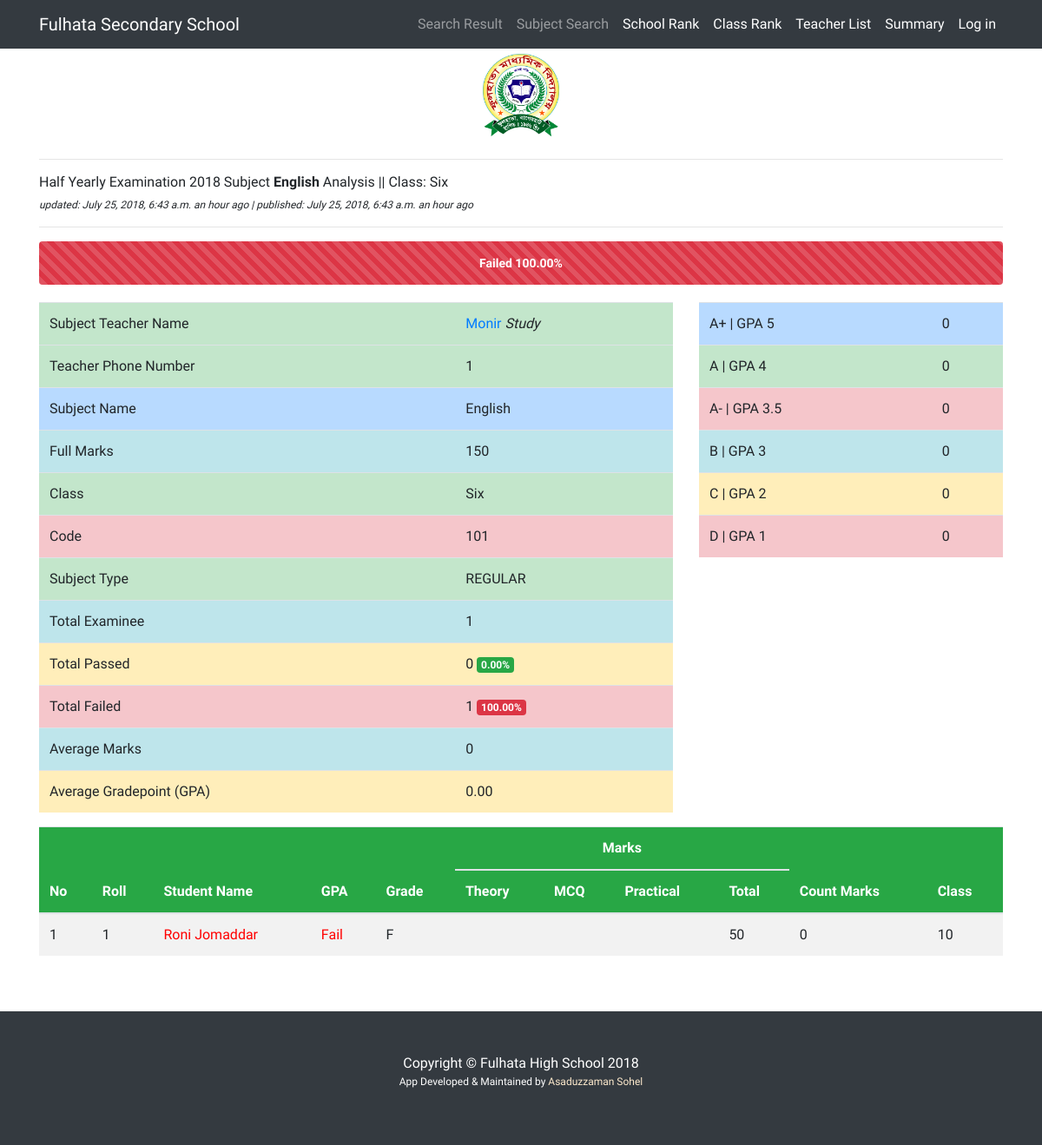
The page /results/4/subject-detail.php/ on the database its author committed.
### results/models.py (models this page shows, shortened)
class StdCommon(models.Model):
    pub_date = models.DateTimeField(auto_now_add=True)
    update_date = models.DateTimeField(auto_now=True)
    class Meta:
        abstract = True

class StdSubject(StdCommon):
    subject_name = models.CharField('Subject Name', max_length=100)
    teacher=models.ForeignKey(SubjectTecher, on_delete=models.CASCADE, related_name='teacher')
    subject_group = models.CharField(
        'Subject Group', choices=STD_GROUP, default='G', max_length=10)
    subject_code=models.CharField('Subject Code', max_length=10)
    subjet_class = models.CharField(
        'Subject Class', max_length=2, choices=STD_CLASS, default='6')
    subject_type = models.CharField(
        'Subject Type', max_length=1, default=REGULAR, choices=SUBJECT_TYPE_CHOICE)
    subject_full_marks = models.DecimalField(
        'Full Marks', max_digits=5, decimal_places=2, default=100,blank=True, null=True)
    subject_theory_full_marks = models.FloatField('Theory Marks', blank=True, null=True)
    subject_mcq_full_marks = models.FloatField('MCQ', blank=True, null=True)
    subject_practical_marks = models.FloatField('Practical', blank=True, null=True)
    subject_total_marks = models.FloatField('Total Marks', blank=True, null=True, help_text='Plz dont input any number')
    '''
        Bangla and English first 2nd part marks added
    '''
    first_part_name = models.CharField('First Subject Name', max_length=100, blank=True, null=True)
    first_part_theory_full_marks = models.FloatField('First Part Theory Marks', blank=True, null=True)
    first_part_mcq_full_marks = models.FloatField('First Part MCQ Marks', blank=True, null=True)
    second_part_name = models.CharField('Second Subject Name', max_length=100, blank=True, null=True)
    second_part_theory_full_marks = models.FloatField('First Part Theory Marks', blank=True, null=True)
    second_part_mcq_full_marks = models.FloatField('Second MCQ Marks', blank=True, null=True)
    first_second_full_marks = models.FloatField('1st and 2nd Part Total marks', blank=True, null=True)
    subject_form_searh_name=models.CharField('Subject Search Form name', max_length=500, blank=True, null=True)
    class Meta:
        verbose_name = ("Subject")
        verbose_name_plural = ("Subject")
        ordering = ['subject_code']

class SubjectTecher(StdCommon):
    teacher_name=models.CharField('Teacher Name', max_length=100)
    teach_phone_number=models.IntegerField('Mobile Number')
    teach_major_subject=models.CharField('Subject Name: ', max_length=100)

class Marks(StdCommon):
    std_name = models.ForeignKey(
        StudentInfo, on_delete=models.CASCADE)
    subject_name = models.ForeignKey(StdSubject, on_delete=models.CASCADE)
    subject_theory=models.FloatField('Theory', blank=True, null=True)
    subject_mcq = models.FloatField('MCQ', blank=True, null=True)
    subject_practical=models.FloatField('Practical', blank=True, null=True)
    first_part_theory = models.FloatField('1st Theory', blank=True, null=True)
    first_part_mcq = models.FloatField('1st MCQ', blank=True, null=True)
    second_part_theory = models.FloatField('2nd Theory', blank=True, null=True)
    second_part_mcq = models.FloatField('2nd MCQ', blank=True, null=True)
    subject_total_marks = models.FloatField('Total Marks', blank=True, null=True)
    subject_gpa_sub = models.CharField('Subject GPA Sub', max_length=5, blank=True, null=True, help_text="Please keep blank")
    subject_marks = models.DecimalField(
        max_digits=5, decimal_places=2, help_text='Please give proper number', blank=True, null=True)
    subject_gradepoint = models.DecimalField(
        'Grade Point', max_digits=3, decimal_places=1, blank=True, null=True, help_text="Please keep blank")
    subject_gpa = models.CharField('Subject GPA', max_length=5, blank=True, null=True, help_text="Please keep blank")
    '''
    def __str__(self):
        return self.std_name.std_name+' Class: '+str(self.std_name.std_class)+' Roll: '+str(self.std_name.std_roll) +' ' + self.subject_name.subject_name +' '+str(self.subject_marks)
    '''
    def __str__(self):
        x ='%.f' % self.subject_marks
        return x+' - '+self.subject_name.subject_name
    class Meta:
        verbose_name = ("Mark Details")
        verbose_name_plural = ("Result Sheet Details")
        ordering = ['subject_name']

class StudentInfo(StdCommon):
    std_name = models.CharField('Student Name',max_length=100, help_text='Type only student Full Name like as Nazmul Islam or Nazrul Islam', blank=True, null=True)
    std_class = models.CharField('Student Class',max_length=2, choices=STD_CLASS, default=10, help_text='Select a class')
    std_roll = models.IntegerField('Roll Number',help_text='Type Student Roll Number (Only Number)')
    std_group=models.CharField('Group', choices=STD_GROUP, max_length=1, default='G')
    std_gender=models.CharField('Gender', max_length=10, choices=STD_GENDER, default='MALE')
    std_total_marks = models.FloatField('Total Marks', default=0, blank=True, null=True)
    std_gpa = models.CharField('GPA', max_length=50,default='F', blank=True, null=True)
    std_grade_point_total_sum=models.FloatField('Total Avg Number per Subject', blank=True, null=True) # toal grade point sum
    std_grade_point_total_subject_avg = models.FloatField(
        'Total GPA', blank=True, null=True) #avg gradepoint
    std_fail_subject=models.IntegerField('Fail Subject', blank=True, null=True)
    school_rank=models.IntegerField('Student Rank in School',default=0, blank=True, null=True)
    class_rank = models.IntegerField(
        'Student Rank in Class', default=0, blank=True, null=True)
    def __str__(self):
        return self.std_name
    class Meta:
            verbose_name = ("Student Detail")
            verbose_name_plural = ("Student Detail's")
            ordering = ['std_roll']

### results/views.py (the view)
# urls.py: re_path(r'^(?P<pk>\d+)/subject-detail.php/$', SubjectDetailView.as_view(), name='subject_details'),
class SubjectDetailView(DetailView):
    model=StdSubject
    template_name = 'results/subject_details.html'
    paginate_by = 10
    def get_context_data(self, **kwargs):
        context = super(SubjectDetailView, self).get_context_data(**kwargs)
        subject_id = self.kwargs['pk']
        sub_object=StdSubject.objects.get(pk=subject_id)
        context['sub_std'] = sub_object.marks_set.all().order_by(
            '-subject_gradepoint', '-subject_marks')
        try:
            context['sub_teacher'] = sub_object.marks_set.all().order_by(
                '-subject_gradepoint')
            context['sub_std_count'] = sub_object.marks_set.all().order_by(
                '-subject_gradepoint').count()
            context['sub_std_pass'] = sub_object.marks_set.filter(
                subject_gradepoint__gte=1).order_by('-subject_gradepoint').count()
            sub_std_count = sub_object.marks_set.all().order_by(
                '-subject_gradepoint').count()
            sub_std_pass = (sub_object.marks_set.filter(
                subject_gradepoint__gte=1).order_by('-subject_gradepoint').count())
            context['pass_percent'] = (sub_std_pass/sub_std_count)*100
            context['fail_percent'] = (
                (sub_std_count-sub_std_pass)/sub_std_count)*100
            context['sub_std_fail'] = sub_object.marks_set.filter(
                subject_gradepoint__lte=0).order_by('-subject_gradepoint').count()
            context['sub_std_aplus'] = sub_object.marks_set.filter(
                subject_gradepoint__gte=5).order_by('-subject_gradepoint').count()
            context['sub_std_a'] = sub_object.marks_set.filter(
                subject_gradepoint__gte=4, subject_gradepoint__lt=5).order_by('-subject_gradepoint').count()
            context['sub_std_aminus'] = sub_object.marks_set.filter(
                subject_gradepoint__gte=3.5, subject_gradepoint__lt=4).order_by('-subject_gradepoint').count()
            context['sub_std_b'] = sub_object.marks_set.filter(
                subject_gradepoint__gte=3, subject_gradepoint__lt=3.5).order_by('-subject_gradepoint').count()
            context['sub_std_c'] = sub_object.marks_set.filter(
                subject_gradepoint__gte=2, subject_gradepoint__lt=3).order_by('-subject_gradepoint').count()
            context['sub_std_d'] = sub_object.marks_set.filter(
                subject_gradepoint__gte=1, subject_gradepoint__lt=2).order_by('-subject_gradepoint').count()
            context['sub_avg_marks'] = sub_object.marks_set.all().aggregate(
                sp=Avg('subject_marks')).get('sp', '0')
            context['sub_avg_gradepoint'] = sub_object.marks_set.all().aggregate(
                sp=Avg('subject_gradepoint')).get('sp', '0')
        except:
            context['error']='problem'
        context['credit'] = credit
        return context

### results/templates/results/subject_details.html (shortened to what this page needs)
{% extends "results/base.html" %}
{% load crispy_forms_tags %}
{% load humanize %}
{% block main_content %}
<div class="mx-auto  centered">
<h1>Half Yearly Examination 2018 Subject
<b>{{object.subject_name}}</b> Analysis || Class: {{object.get_subjet_class_display}}</h1>
<p style="font-size:12px"><i>updated: {{object.update_date}} {{object.update_date|naturaltime}} | published: {{object.pub_date}} {{object.pub_date | naturaltime}}</i></p>
<hr>
</div>
{% if error %}
<div class='row'>
    <div class="col-md-12 centered">
        <div style="text-align:center">
            <h2 style="text-align:center;font-size:75px;padding:10px">
                <i class="fas fa-ambulance"></i>
            </h2>
        <div class="alert alert-danger">
        <strong>Opps!</strong> Subject {{object.subject_name}} Info under review....
        </div>
        </div>
    </div>
</div>
{% else %}
<div class="row">
    <div class="col-md-12">
        <div class="div">
            <div class="progress" style="height:50px; margin-bottom:20px">
                <div class="progress-bar progress-bar-striped progress-bar-animated bg-danger" style="width:{{fail_percent|floatformat:'0'}}%">
                    <b style="font-size:14px">Failed {{fail_percent|floatformat:'2'}}%</b>
                </div>
            </div>
        </div>
    </div>
</div>
<div class="row">
    <div class="col-md-8">
        <table class="table " style="width:">
            <tr class="table-success">
                <td>Subject Teacher Name</td>
                <td>
                    <a href="{% url 'teacher_detail' object.teacher.id%}">{{object.teacher.teacher_name}}</a>
                    <i>{{object.teacher.teach_major_subject}}</i>
                </td>
            </tr>
            <tr class="table-success">
                <td>Teacher Phone Number</td>
                <td>{{object.teacher.teach_phone_number}}</td>
            </tr>
            <tr class="table-primary">
                <td>Subject Name</td>
                <td>{{object.subject_name}}</td>
            </tr>
            <tr class="table-info">
                <td>Full Marks</td>
                <td>{{object.subject_full_marks|floatformat}}</td>
            </tr>
            <tr class="table-success">
                <td>Class</td>
                <td>{{object.get_subjet_class_display}}</td>
            </tr>
            <tr class="table-danger">
                <td>Code</td>
                <td>{{object.subject_code}}</td>
            </tr>
            <tr class="table-success">
                <td>Subject Type</td>
                <td>{{object.get_subject_type_display}}</td>
            </tr>
            <tr class="table-info">
                <td>Total Examinee</td>
                <td>{{sub_std_count}}</td>
            </tr>
            <tr class="table-warning">
                <td>Total Passed</td>
                <td>{{sub_std_pass}}
                    <span class="badge badge-success">{{pass_percent|floatformat:'2'}}%</span>
                </td>
            </tr>
            <tr class="table-danger">
                <td>Total Failed</td>
                <td>{{sub_std_fail}}
<span class="badge badge-danger">{{fail_percent|floatformat:'2'}}%</span>
                </td>
            </tr>
            <tr class="table-info">
                <td>Average Marks</td>
                <td>{{sub_avg_marks|floatformat}}</td>
            </tr>
            <tr class="table-warning">
            <td>Average Gradepoint (GPA)</td>
            <td>{{sub_avg_gradepoint|floatformat:'2'}}</td>
</tr>
        </table>
    </div>
<div class="col-md-4">
    <table class="table mx-auto" style="width:400px">
        <tr class="table-primary">
            <td>A+ | GPA 5</td>
            <td>{{sub_std_aplus}}</td>
        </tr>
        <tr class="table-success">
            <td>A | GPA 4</td>
            <td>{{sub_std_a}}</td>
        </tr>
        <tr class="table-danger">
            <td>A- | GPA 3.5</td>
            <td>{{sub_std_aminus}}</td>
        </tr>
        <tr class="table-info">
            <td>B | GPA 3</td>
            <td>{{sub_std_b}}</td>
        </tr>
        <tr class="table-warning">
            <td>C | GPA 2</td>
            <td>{{sub_std_c}}</td>
        </tr>
        <tr class="table-danger">
            <td>D | GPA 1</td>
            <td>{{sub_std_d}}</td>
        </tr>
    </table>
</div>
</div>
<div>
    <div class="row">
        <div class="col-md-12">
            <div class="mx-auto" style="width:100%">
                <table class="table table-hover  table-striped">
                    <thead class="btn-success">
                        <tr>
                            <th rowspan="2">No</th>
                            <th rowspan="2">Roll</th>
                            <th rowspan="2">Student Name</th>
                            <th rowspan="2">GPA</th>
                            <th rowspan="2">Grade</th>
                            <th style="text-align:center" colspan="4">Marks</th>
                            <th rowspan="2">Count Marks</th>
                            <th rowspan="4">Class</th>
                        </tr>
                        <tr>
                            <th>Theory</th>
                            <th>MCQ</th>
                            <th>Practical</th>
                            <th>Total</th>
                        </tr>
                    </thead>
                    <tbody>
                        {% for sub in sub_std %}
                         <tr>
                            <td>{{forloop.counter}}</td>
                            <td>{{sub.std_name.std_roll}}</td>
                            {% if sub.subject_gradepoint >= 1 %}
                            <td>
                                <a style="color:#000" href="{% url 'std_details' sub.std_name.id%}">{{sub.std_name}}</a>
                            </td>
                            {% else %}
                            <td style="color:red">
                                <a style="color:red" href="{% url 'std_details' sub.std_name.id%}">{{sub.std_name}}</a>
                            </td>
                            {% endif %}
                            {% if sub.subject_gradepoint >= 1 %}
                            <td>{{sub.subject_gradepoint}}
                            </td>
                            {% else %}
                            <td style="color:red">Fail</td>
                            {% endif %}
                            <td>
                                {% if sub.subject_gradepoint >= 5 %}
                                 A+
                                {% elif sub.subject_gradepoint >= 4 and sub.subject_gradepoint <= 4 %} A
                                {% elif sub.subject_gradepoint >= 3.5 and sub.subject_gradepoint <= 3.5 %} A-
                                {% elif sub.subject_gradepoint >= 3 and sub.subject_gradepoint <= 3 %} B
                                {% elif sub.subject_gradepoint >= 2 and sub.subject_gradepoint <= 2 %} C
                                {% elif sub.subject_gradepoint >= 1 and sub.subject_gradepoint <= 1 %} D
                                {% elif sub.subject_gradepoint < 1 %} F
                                {% endif %}
                            </td>
                            <td>
                            </td>
                            <td>
                            </td>
                            <td>
                            </td>
                            <td>
                            {{sub.subject_total_marks|floatformat}}
                            </td>
                            <td>{{sub.subject_marks|floatformat}}</td>
                            <td>{{sub.std_name.std_class}}</td>
                        </tr>
                        {% endfor %}
                    </tbody>
                </table>
            </div>
        </div>
    </div>
</div>
{% endif %}
{% endblock main_content %}

### rows shown on the page
StdSubject: subject_name "English", subjet_class "Six", update_date "July 25, 2018, 6:43 a.m.", update_date "an hour ago", pub_date "July 25, 2018, 6:43 a.m.", pub_date "an hour ago", teacher.teacher_name "Monir", teacher.teach_major_subject "Study", teacher.teach_phone_number "1", subject_full_marks "150", subject_code "101", subject_type "REGULAR"
Marks: std_name.std_roll "1", std_name "Roni Jomaddar", subject_gradepoint "Fail", subject_total_marks "50", subject_marks "0", std_name.std_class "10"

### other values the page prints
{{ fail_percent|floatformat:'2' }} "100.00"
{{ sub_std_count }} "1"
{{ sub_std_pass }} "0"
{{ pass_percent|floatformat:'2' }} "0.00"
{{ sub_std_fail }} "1"
{{ sub_avg_marks|floatformat }} "0"
{{ sub_avg_gradepoint|floatformat:'2' }} "0.00"
{{ sub_std_aplus }} "0"
{{ sub_std_a }} "0"
{{ sub_std_aminus }} "0"
{{ sub_std_b }} "0"
{{ sub_std_c }} "0"
{{ sub_std_d }} "0"
